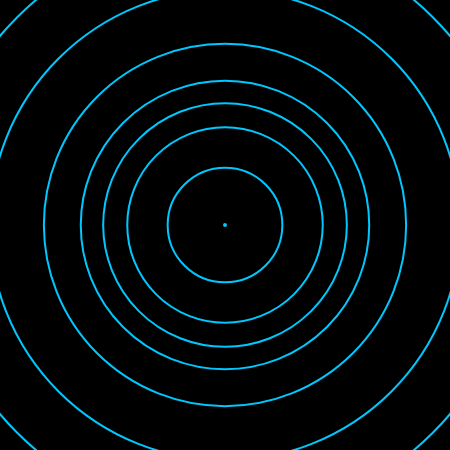
Frame 1 (no input)
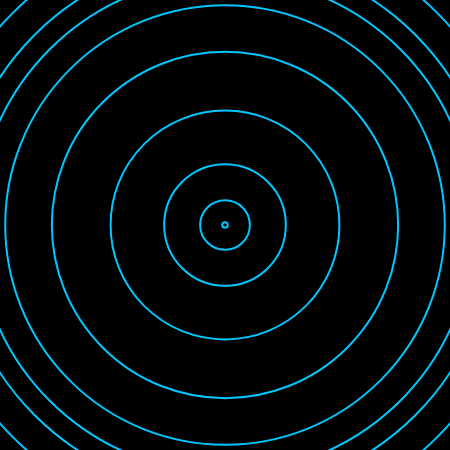
Frame 60 (no input)
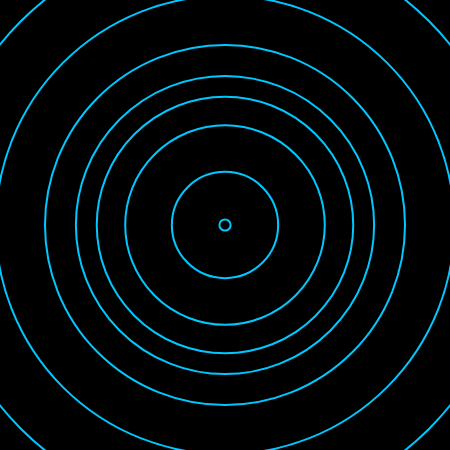
Frame 120 (the mouse pressed at the canvas centre since frame 60)

The p5.js sketch that drew these frames (run headless with seeded random() and noise() and a simulated clock; from frame 60 on, the mouse is pressed at the canvas centre):

// p5.js sketch
// ── sketch.js
function setup() {
  createCanvas(450, 450);
  noFill();
}

function draw() {
  background(0);

  translate(width / 2, height / 2); // centro de la pantalla

  stroke(0, 200, 255); // color neón (azul celeste)
  strokeWeight(2);

  // Dibujar varios círculos concéntricos animados
  for (let i = 0; i < 10; i++) {
    let offset = i * 40; // separación entre círculos
    let a = offset + (sin(frameCount * 0.05 + i) * 20); 
    ellipse(0, 0, a * 2, a * 2);
  }
}
// ── style.css
		*{
			padding: 0;
			margin: 0;
		}
		body{
			display: grid;
			background-color: black;
			color: white;
			justify-content: center;
			justify-items: center;
			align-items: center;
		}
		h1{
			margin-top: 8%;
			margin-bottom: 8%;
		}

		canvas{
			border: solid 3px white;
			border-radius: 5%;
		}
		.montserrat {
  		font-family: "Montserrat", sans-serif;
  		font-optical-sizing: auto;
  		font-style: normal;
		}

		.space{
  		font-family: "Space Grotesk", sans-serif;
  		font-optical-sizing: auto;
 		 font-style: normal;
	}
